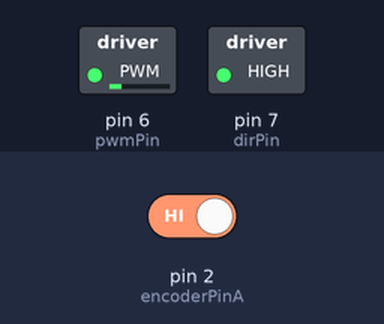
A sketch run on a simulated Arduino Uno, built with avr-gcc and run on an emulated ATmega328P. On the bench: switched loads named in the sketch (green lamp = pin HIGH). Dashed ring = blinking. The test bench sets the inputs (shaded band); at power-on: pin 2 (encoderPinA) HIGH. What the sketch prints to the serial monitor is not drawn.

Above: at 0.1 s.
At 2.05 s:
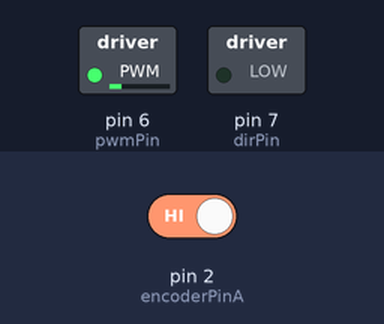
Timing chart, 0 to 6.9 s (numbered marks = the images above):
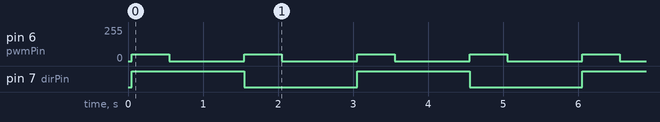

The sketch:

Motor_and_Encoder_Test.ino
```cpp
// Motor test with Arduino UNO and Cytron MDD10A
// Motor: RMCS 2083, 18V, 250W, tested at 12V, 4A peak current limitation
// Motor rotates in one direction for a specified time and then in other direction for the same time
// Encoder measures the angle of rotation during these rotations


const int pwmPin = 6;  // PWM control (speed)
const int dirPin = 7;  // Direction control

volatile long encoderCount = 0;

const int encoderPinA = 2; // Interrupt pin (INT0)
const int encoderPinB = 4; // Direction sensing pin (can be digital)

const int CPR = 1196; // Your encoder's Counts Per Revolution

void setup() {
  pinMode(pwmPin, OUTPUT);
  pinMode(dirPin, OUTPUT);

  pinMode(encoderPinA, INPUT);
  pinMode(encoderPinB, INPUT);

  attachInterrupt(digitalPinToInterrupt(encoderPinA), handleEncoder, RISING); // Or CHANGE

  Serial.begin(9600);
}

void loop() {

  static unsigned long lastPrint = 0;
  if (millis() - lastPrint > 50) {
    lastPrint = millis();

    digitalWrite(dirPin, HIGH);    // Set direction
    analogWrite(pwmPin, 50);      // Speed (0–255)
    delay(500);                   // Run for 5 seconds

    // Stop motor
    analogWrite(pwmPin, 0);
    delay(1000);

    // Run motor reverse
    digitalWrite(dirPin, LOW);     // Reverse direction
    analogWrite(pwmPin, 50);      // Same speed
    delay(500);

    // Stop moto
    analogWrite(pwmPin, 0);
    delay(1000);

    // Read encoderCount safely
    noInterrupts();
    long count = encoderCount;
    interrupts();

    // Convert count to angle
    float angle = ((float)count / CPR) * 360.0;

    Serial.print("Angle: ");
    Serial.println(angle, 2); // Two decimal places
  }
}

void handleEncoder() {
  // Determine direction based on B signal
  if (digitalRead(encoderPinB) == HIGH) {
    encoderCount--;
  } else {
    encoderCount++;
  }
}
```

Measured:
- by itself, pin 6 (pwmPin): alternates 50/255 for 0.50 s and 0/255 for 1.0 s
- by itself, pin 7 (dirPin): alternates HIGH for 1.5 s and LOW for 1.5 s
